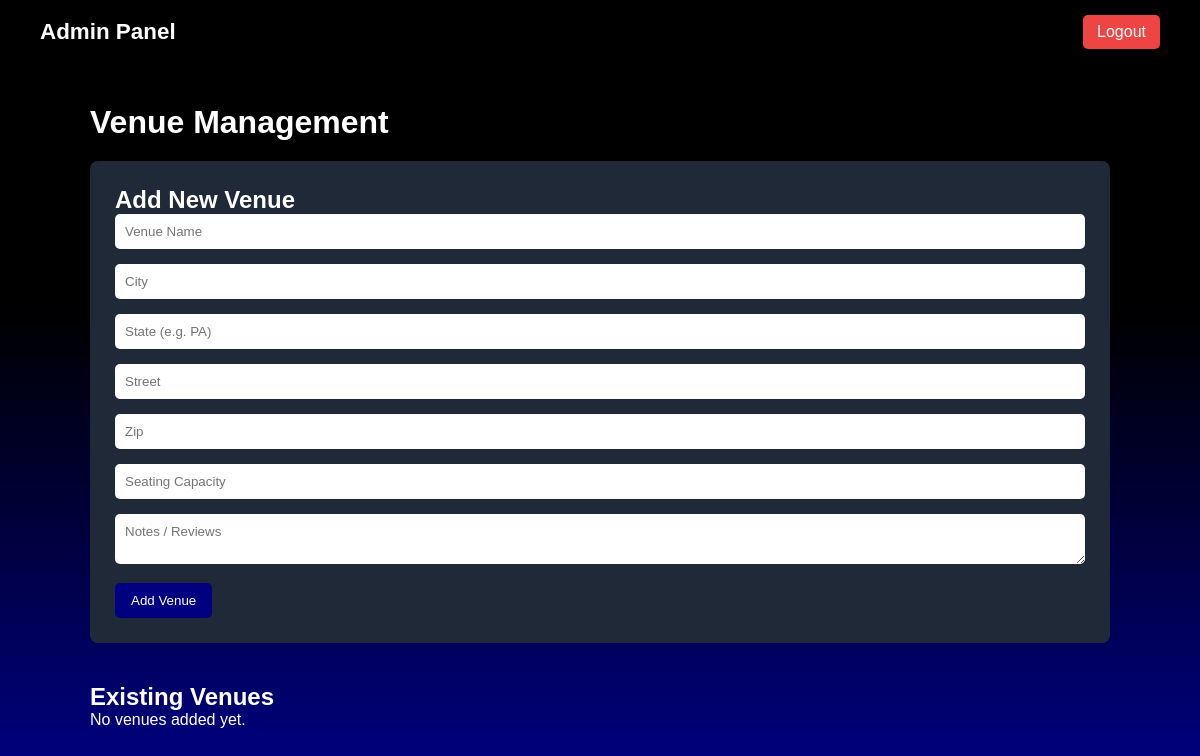
/admin_view (signed in), run on an earlier commit of the app's database.
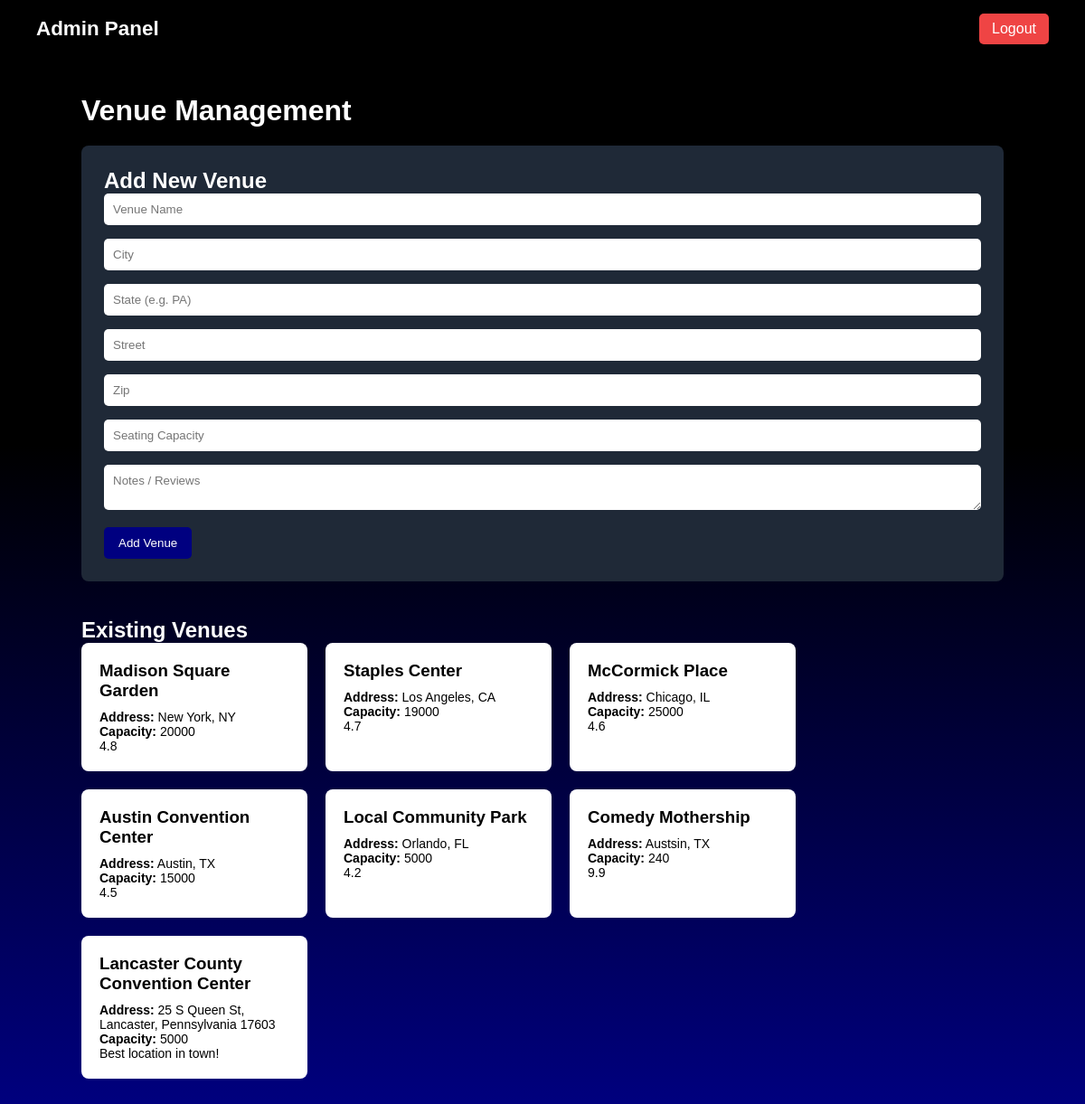
And on a later commit of the database.
### tables this page shows
CREATE TABLE Venues (
    VenueID INTEGER PRIMARY KEY AUTOINCREMENT,
    VenueName TEXT NOT NULL,
    Location TEXT NOT NULL,
    Reviews REAL,
    SeatingCapacity INTEGER,

    OwnerID INTEGER, Latitude REAL, Longitude REAL,
    FOREIGN KEY (OwnerID) REFERENCES Users(UserID)
);

### main.py (the view)
@app.get("/admin_view", response_class=HTMLResponse)
def admin_view(request: Request):
    user = request.session.get("user")
    if not user or user.get("Role") != "admin":
        return RedirectResponse("/login", status_code=303)
    conn = sqlite3.connect("app.db")
    conn.row_factory = sqlite3.Row
    cursor = conn.cursor()
    cursor.execute("SELECT * FROM Venues")
    venues = cursor.fetchall()
    conn.close()
    return templates.TemplateResponse(
        "AdminView.html",
        {
            "request": request,
            "venues": venues
        }
    )

### templates/AdminView.html (shortened to what this page needs)
<!DOCTYPE html>
<html lang="en">
<head>
</head>
<body>
<header>
    <nav class="navbar">
        <div class="logo">Admin Panel</div>
        <a href="/logout" class="logout-btn">Logout</a>
    </nav>
</header>
<div class="container">
    <h1>Venue Management</h1>
    <div class="form-card">
        <h2>Add New Venue</h2>
        <form action="/admin/add-venue" method="POST">
            <input type="text" name="venue_name" placeholder="Venue Name" required>
            <input type="text" name="city" placeholder="City" required>
            <input type="text" name="state" placeholder="State (e.g. PA)" required>
            <input type="text" name="street" placeholder="Street" required>
            <input type="text" name="zip" placeholder="Zip" required>
            <input type="number" step="0.1" name="seating_capacity" placeholder="Seating Capacity">
            <textarea name="reviews" placeholder="Notes / Reviews"></textarea>
            <button type="submit">Add Venue</button>
        </form>
    </div>
    <h2>Existing Venues</h2>
    <div class="venue-grid">
        {% if venues %}
            {% for venue in venues %}
                <div class="venue-card">
                    <h3>{{ venue["VenueName"] }}</h3>
                    <p><strong>Address:</strong> {{ venue["Location"] }}</p>
                    <p><strong>Capacity:</strong> {{ venue["SeatingCapacity"] }}</p>
                    <p>{{ venue["Reviews"] }}</p>
                </div>
            {% endfor %}
        {% else %}
            <p>No venues added yet.</p>
        {% endif %}
    </div>
</div>
</body>
</html>

### templates/AdminView.html (style rules this page uses)
* { margin: 0; padding: 0; box-sizing: border-box; font-family: Arial, sans-serif; }
body { background-image: linear-gradient(to bottom, black 40%, navy); color: white; }
.navbar { background: black; padding: 15px 40px; display: flex; justify-content: space-between; align-items: center; }
.logo { font-size: 1.4rem; font-weight: bold; }
.logout-btn { background: #ef4444; padding: 8px 14px; border-radius: 5px; color: white; text-decoration: none; }
.container { padding: 40px; max-width: 1100px; margin: auto; }
h1 { margin-bottom: 20px; }
.form-card { background: #1f2937; padding: 25px; border-radius: 8px; margin-bottom: 40px; }
.form-card input, .form-card textarea { width: 100%; margin-bottom: 15px; padding: 10px; border-radius: 5px; border: none; }
.form-card button { background: navy; color: white; padding: 10px 16px; border: none; border-radius: 5px; cursor: pointer; }
.venue-grid { display: flex; flex-wrap: wrap; gap: 20px; }
.venue-card { background: white; color: black; padding: 20px; border-radius: 8px; width: 250px; }
.venue-card h3 { margin-bottom: 10px; }
.venue-card p { font-size: 14px; }

What changed in the data, as far as the page shows it:
added Venues: VenueName "Madison Square Garden", Location "New York, NY", SeatingCapacity "20000", Reviews "4.8"
added Venues: VenueName "Staples Center", Location "Los Angeles, CA", SeatingCapacity "19000", Reviews "4.7"
added Venues: VenueName "McCormick Place", Location "Chicago, IL", SeatingCapacity "25000", Reviews "4.6"
added Venues: VenueName "Austin Convention Center", Location "Austin, TX", SeatingCapacity "15000", Reviews "4.5"
added Venues: VenueName "Local Community Park", Location "Orlando, FL", SeatingCapacity "5000", Reviews "4.2"
added Venues: VenueName "Comedy Mothership", Location "Austsin, TX", SeatingCapacity "240", Reviews "9.9"
added Venues: VenueName "Lancaster County Convention Center", Location "25 S Queen St, Lancaster, Pennsylvania 17603", SeatingCapacity "5000", Reviews "Best location in town!"
Also different on the page:
text no longer shown: "No venues added yet."
